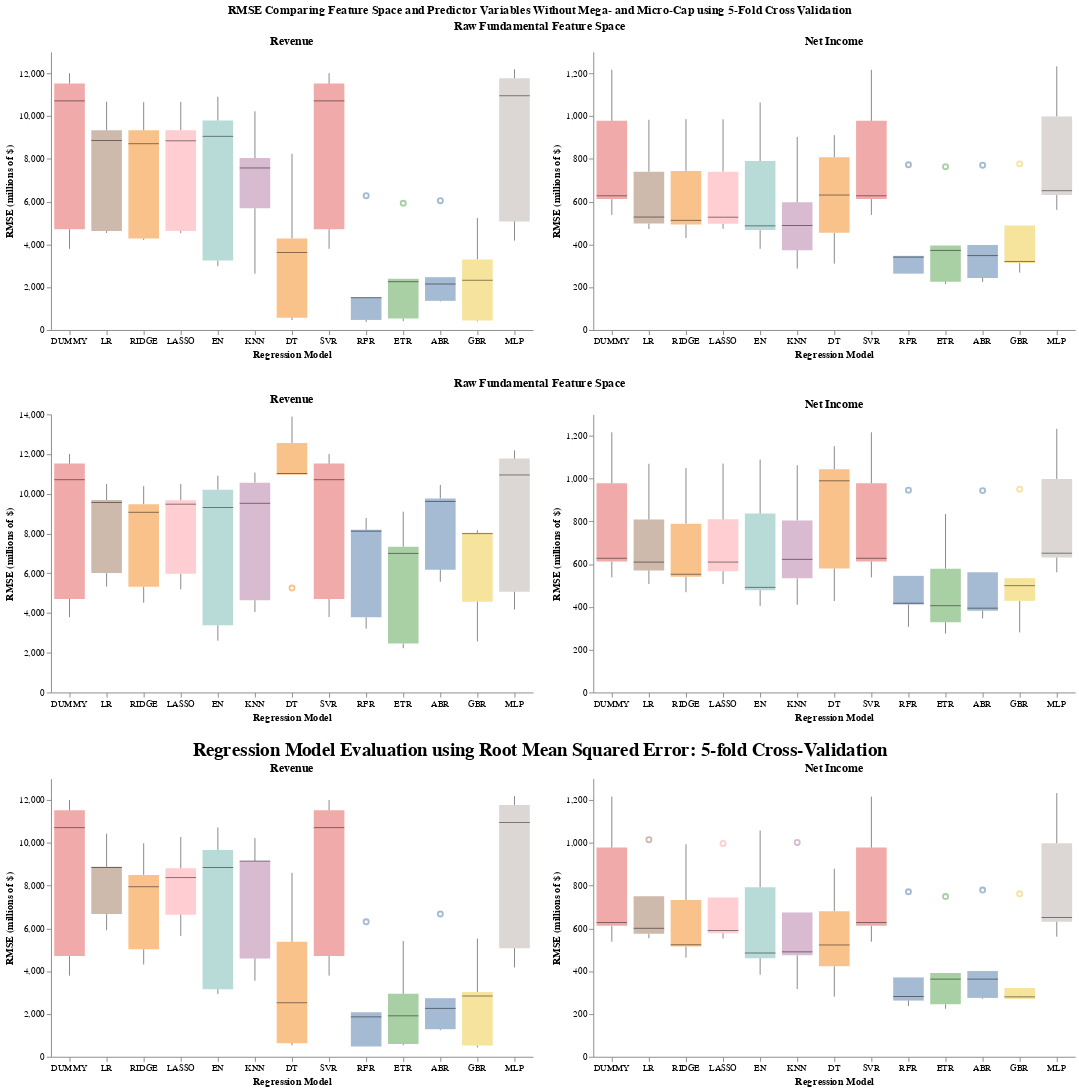

The notebook cell this image was saved under:
### Code cell
(full_chart & full_chart2 & full_chart3).configure_view(stroke=None).properties(
    title=alt.TitleParams('RMSE Comparing Feature Space and Predictor Variables Without Mega- and Micro-Cap using 5-Fold Cross Validation', anchor='middle'))

### Figure 1 — Vega-Lite specification as saved in the notebook (floating-point values rounded to 4 significant figures)
{"config": {"view": {"continuousWidth": 300, "continuousHeight": 300, "stroke": null}}, "vconcat": [{"hconcat": [{"data": {"name": "data-3e1e4878b1d128ac7ae00c568484fe6a"}, "mark": {"type": "boxplot", "median": {"color": "black", "strokeWidth": 3}, "opacity": 0.5, "size": 33}, "encoding": {"color": {"field": "model", "legend": null, "type": "nominal"}, "x": {"axis": {"grid": false, "labelAngle": 0}, "field": "model", "sort": ["DUMMY", "LR", "RIDGE", "LASSO", "EN", "KNN", "DT", "SVR", "RFR", "ETR", "ABR", "GBR", "MLP"], "title": "Regression Model", "type": "nominal"}, "y": {"axis": {"grid": false}, "field": "rmse", "title": "RMSE (millions of $)", "type": "quantitative"}}, "height": 300, "title": "Revenue", "width": 520}, {"data": {"name": "data-32b705864bf13af1b564297a31bd0d81"}, "mark": {"type": "boxplot", "median": {"color": "black", "strokeWidth": 3}, "opacity": 0.5, "size": 33}, "encoding": {"color": {"field": "model", "legend": null, "type": "nominal"}, "x": {"axis": {"grid": false, "labelAngle": 0}, "field": "model", "sort": ["DUMMY", "LR", "RIDGE", "LASSO", "EN", "KNN", "DT", "SVR", "RFR", "ETR", "ABR", "GBR", "MLP"], "title": "Regression Model", "type": "nominal"}, "y": {"axis": {"grid": false}, "field": "rmse", "title": "RMSE (millions of $)", "type": "quantitative"}}, "height": 300, "title": "Net Income", "width": 520}], "title": {"text": "Raw Fundamental Feature Space", "anchor": "middle"}}, {"hconcat": [{"data": {"name": "data-4ae3cece6da3436d38f5d94b379c0a46"}, "mark": {"type": "boxplot", "median": {"color": "black", "strokeWidth": 3}, "opacity": 0.5, "size": 33}, "encoding": {"color": {"field": "model", "legend": null, "type": "nominal"}, "x": {"axis": {"grid": false, "labelAngle": 0}, "field": "model", "sort": ["DUMMY", "LR", "RIDGE", "LASSO", "EN", "KNN", "DT", "SVR", "RFR", "ETR", "ABR", "GBR", "MLP"], "title": "Regression Model", "type": "nominal"}, "y": {"axis": {"grid": false}, "field": "rmse", "title": "RMSE (millions of $)", "type": "quantitative"}}, "height": 300, "title": "Revenue", "width": 520}, {"data": {"name": "data-ac718b67b5bbabf299ba0b711232af65"}, "mark": {"type": "boxplot", "median": {"color": "black", "strokeWidth": 3}, "opacity": 0.5, "size": 33}, "encoding": {"color": {"field": "model", "legend": null, "type": "nominal"}, "x": {"axis": {"grid": false, "labelAngle": 0}, "field": "model", "sort": ["DUMMY", "LR", "RIDGE", "LASSO", "EN", "KNN", "DT", "SVR", "RFR", "ETR", "ABR", "GBR", "MLP"], "title": "Regression Model", "type": "nominal"}, "y": {"axis": {"grid": false}, "field": "rmse", "title": "RMSE (millions of $)", "type": "quantitative"}}, "height": 300, "title": "Net Income", "width": 520}], "title": {"text": "Raw Fundamental Feature Space", "anchor": "middle"}}, {"hconcat": [{"data": {"name": "data-56d5e8bb58308f069b0d3b545d344dff"}, "mark": {"type": "boxplot", "median": {"color": "black", "strokeWidth": 3}, "opacity": 0.5, "size": 33}, "encoding": {"color": {"field": "model", "legend": null, "type": "nominal"}, "x": {"axis": {"grid": false, "labelAngle": 0}, "field": "model", "sort": ["DUMMY", "LR", "RIDGE", "LASSO", "EN", "KNN", "DT", "SVR", "RFR", "ETR", "ABR", "GBR", "MLP"], "title": "Regression Model", "type": "nominal"}, "y": {"axis": {"grid": false}, "field": "rmse", "title": "RMSE (millions of $)", "type": "quantitative"}}, "height": 300, "title": "Revenue", "width": 520}, {"data": {"name": "data-37b5cb9fa9ac54db452c58520bbfbebf"}, "mark": {"type": "boxplot", "median": {"color": "black", "strokeWidth": 3}, "opacity": 0.5, "size": 33}, "encoding": {"color": {"field": "model", "legend": null, "type": "nominal"}, "x": {"axis": {"grid": false, "labelAngle": 0}, "field": "model", "sort": ["DUMMY", "LR", "RIDGE", "LASSO", "EN", "KNN", "DT", "SVR", "RFR", "ETR", "ABR", "GBR", "MLP"], "title": "Regression Model", "type": "nominal"}, "y": {"axis": {"grid": false}, "field": "rmse", "title": "RMSE (millions of $)", "type": "quantitative"}}, "height": 300, "title": "Net Income", "width": 520}], "title": {"text": "Regression Model Evaluation using Root Mean Squared Error: 5-fold Cross-Validation", "anchor": "middle", "fontSize": 20}}], "title": {"text": "RMSE Comparing Feature Space and Predictor Variables Without Mega- and Micro-Cap using 5-Fold Cross Validation", "anchor": "middle"}, "$schema": "https://vega.github.io/schema/vega-lite/v5.20.1.json", "datasets": {"data-3e1e4878b1d128ac7ae00c568484fe6a": [{"model": "DUMMY", "rmse": 4708.0}, {"model": "DUMMY", "rmse": 12000.0}, {"model": "DUMMY", "rmse": 10710.0}, {"model": "DUMMY", "rmse": 11520.0}, {"model": "DUMMY", "rmse": 3794.0}, {"model": "LR", "rmse": 4630.0}, {"model": "LR", "rmse": 10670.0}, {"model": "LR", "rmse": 8857.0}, {"model": "LR", "rmse": 9341.0}, {"model": "LR", "rmse": 4535.0}, {"model": "RIDGE", "rmse": 4208.0}, {"model": "RIDGE", "rmse": 10650.0}, {"model": "RIDGE", "rmse": 8708.0}, {"model": "RIDGE", "rmse": 9342.0}, {"model": "RIDGE", "rmse": 4275.0}, {"model": "LASSO", "rmse": 4628.0}, {"model": "LASSO", "rmse": 10670.0}, {"model": "LASSO", "rmse": 8844.0}, {"model": "LASSO", "rmse": 9339.0}, {"model": "LASSO", "rmse": 4530.0}, {"model": "EN", "rmse": 3249.0}, {"model": "EN", "rmse": 10900.0}, {"model": "EN", "rmse": 9054.0}, {"model": "EN", "rmse": 9792.0}, {"model": "EN", "rmse": 2985.0}, {"model": "KNN", "rmse": 2629.0}, {"model": "KNN", "rmse": 10220.0}, {"model": "KNN", "rmse": 8040.0}, {"model": "KNN", "rmse": 7575.0}, {"model": "KNN", "rmse": 5691.0}, {"model": "DT", "rmse": 577.0}, {"model": "DT", "rmse": 3623.0}, {"model": "DT", "rmse": 4281.0}, {"model": "DT", "rmse": 8240.0}, {"model": "DT", "rmse": 465.5}, {"model": "SVR", "rmse": 4708.0}, {"model": "SVR", "rmse": 12000.0}, {"model": "SVR", "rmse": 10710.0}, {"model": "SVR", "rmse": 11520.0}, {"model": "SVR", "rmse": 3794.0}, {"model": "RFR", "rmse": 470.8}, {"model": "RFR", "rmse": 6277.0}, {"model": "RFR", "rmse": 1532.0}, {"model": "RFR", "rmse": 1509.0}, {"model": "RFR", "rmse": 371.5}, {"model": "ETR", "rmse": 537.3}, {"model": "ETR", "rmse": 5925.0}, {"model": "ETR", "rmse": 2258.0}, {"model": "ETR", "rmse": 2392.0}, {"model": "ETR", "rmse": 416.5}, {"model": "ABR", "rmse": 1363.0}, {"model": "ABR", "rmse": 6043.0}, {"model": "ABR", "rmse": 2150.0}, {"model": "ABR", "rmse": 2470.0}, {"model": "ABR", "rmse": 1336.0}, {"model": "GBR", "rmse": 446.8}, {"model": "GBR", "rmse": 5236.0}, {"model": "GBR", "rmse": 2326.0}, {"model": "GBR", "rmse": 3301.0}, {"model": "GBR", "rmse": 402.1}, {"model": "MLP", "rmse": 5076.0}, {"model": "MLP", "rmse": 12190.0}, {"model": "MLP", "rmse": 10950.0}, {"model": "MLP", "rmse": 11770.0}, {"model": "MLP", "rmse": 4177.0}], "data-32b705864bf13af1b564297a31bd0d81": [{"model": "DUMMY", "rmse": 538.0}, {"model": "DUMMY", "rmse": 612.1}, {"model": "DUMMY", "rmse": 1216.0}, {"model": "DUMMY", "rmse": 977.9}, {"model": "DUMMY", "rmse": 627.4}, {"model": "LR", "rmse": 472.3}, {"model": "LR", "rmse": 497.6}, {"model": "LR", "rmse": 982.8}, {"model": "LR", "rmse": 740.4}, {"model": "LR", "rmse": 528.1}, {"model": "RIDGE", "rmse": 430.0}, {"model": "RIDGE", "rmse": 493.3}, {"model": "RIDGE", "rmse": 985.7}, {"model": "RIDGE", "rmse": 743.4}, {"model": "RIDGE", "rmse": 512.7}, {"model": "LASSO", "rmse": 472.9}, {"model": "LASSO", "rmse": 496.9}, {"model": "LASSO", "rmse": 985.0}, {"model": "LASSO", "rmse": 740.3}, {"model": "LASSO", "rmse": 527.5}, {"model": "EN", "rmse": 379.6}, {"model": "EN", "rmse": 486.9}, {"model": "EN", "rmse": 1064.0}, {"model": "EN", "rmse": 789.6}, {"model": "EN", "rmse": 467.0}, {"model": "KNN", "rmse": 287.0}, {"model": "KNN", "rmse": 373.4}, {"model": "KNN", "rmse": 902.6}, {"model": "KNN", "rmse": 597.2}, {"model": "KNN", "rmse": 488.5}, {"model": "DT", "rmse": 310.2}, {"model": "DT", "rmse": 807.6}, {"model": "DT", "rmse": 911.0}, {"model": "DT", "rmse": 454.1}, {"model": "DT", "rmse": 630.9}, {"model": "SVR", "rmse": 538.0}, {"model": "SVR", "rmse": 612.1}, {"model": "SVR", "rmse": 1216.0}, {"model": "SVR", "rmse": 977.9}, {"model": "SVR", "rmse": 627.4}, {"model": "RFR", "rmse": 263.5}, {"model": "RFR", "rmse": 262.8}, {"model": "RFR", "rmse": 772.6}, {"model": "RFR", "rmse": 346.7}, {"model": "RFR", "rmse": 340.9}, {"model": "ETR", "rmse": 225.8}, {"model": "ETR", "rmse": 214.8}, {"model": "ETR", "rmse": 763.6}, {"model": "ETR", "rmse": 394.9}, {"model": "ETR", "rmse": 372.3}, {"model": "ABR", "rmse": 224.9}, {"model": "ABR", "rmse": 243.6}, {"model": "ABR", "rmse": 770.6}, {"model": "ABR", "rmse": 397.4}, {"model": "ABR", "rmse": 347.8}, {"model": "GBR", "rmse": 268.5}, {"model": "GBR", "rmse": 313.3}, {"model": "GBR", "rmse": 776.7}, {"model": "GBR", "rmse": 320.6}, {"model": "GBR", "rmse": 488.2}, {"model": "MLP", "rmse": 561.6}, {"model": "MLP", "rmse": 631.2}, {"model": "MLP", "rmse": 1232.0}, {"model": "MLP", "rmse": 998.4}, {"model": "MLP", "rmse": 651.1}], "data-4ae3cece6da3436d38f5d94b379c0a46": [{"model": "DUMMY", "rmse": 4708.0}, {"model": "DUMMY", "rmse": 12000.0}, {"model": "DUMMY", "rmse": 10710.0}, {"model": "DUMMY", "rmse": 11520.0}, {"model": "DUMMY", "rmse": 3794.0}, {"model": "LR", "rmse": 6010.0}, {"model": "LR", "rmse": 10500.0}, {"model": "LR", "rmse": 9565.0}, {"model": "LR", "rmse": 9690.0}, {"model": "LR", "rmse": 5327.0}, {"model": "RIDGE", "rmse": 5316.0}, {"model": "RIDGE", "rmse": 10390.0}, {"model": "RIDGE", "rmse": 9071.0}, {"model": "RIDGE", "rmse": 9479.0}, {"model": "RIDGE", "rmse": 4518.0}, {"model": "LASSO", "rmse": 5972.0}, {"model": "LASSO", "rmse": 10490.0}, {"model": "LASSO", "rmse": 9479.0}, {"model": "LASSO", "rmse": 9674.0}, {"model": "LASSO", "rmse": 5193.0}, {"model": "EN", "rmse": 3388.0}, {"model": "EN", "rmse": 10910.0}, {"model": "EN", "rmse": 9308.0}, {"model": "EN", "rmse": 10210.0}, {"model": "EN", "rmse": 2609.0}, {"model": "KNN", "rmse": 4644.0}, {"model": "KNN", "rmse": 11070.0}, {"model": "KNN", "rmse": 9524.0}, {"model": "KNN", "rmse": 10560.0}, {"model": "KNN", "rmse": 4052.0}, {"model": "DT", "rmse": 12560.0}, {"model": "DT", "rmse": 11020.0}, {"model": "DT", "rmse": 13890.0}, {"model": "DT", "rmse": 10960.0}, {"model": "DT", "rmse": 5259.0}, {"model": "SVR", "rmse": 4708.0}, {"model": "SVR", "rmse": 12000.0}, {"model": "SVR", "rmse": 10710.0}, {"model": "SVR", "rmse": 11520.0}, {"model": "SVR", "rmse": 3794.0}, {"model": "RFR", "rmse": 3787.0}, {"model": "RFR", "rmse": 8784.0}, {"model": "RFR", "rmse": 8121.0}, {"model": "RFR", "rmse": 8189.0}, {"model": "RFR", "rmse": 3210.0}, {"model": "ETR", "rmse": 2459.0}, {"model": "ETR", "rmse": 9102.0}, {"model": "ETR", "rmse": 7003.0}, {"model": "ETR", "rmse": 7338.0}, {"model": "ETR", "rmse": 2228.0}, {"model": "ABR", "rmse": 6184.0}, {"model": "ABR", "rmse": 10450.0}, {"model": "ABR", "rmse": 9767.0}, {"model": "ABR", "rmse": 9619.0}, {"model": "ABR", "rmse": 5571.0}, {"model": "GBR", "rmse": 4569.0}, {"model": "GBR", "rmse": 8169.0}, {"model": "GBR", "rmse": 8038.0}, {"model": "GBR", "rmse": 7996.0}, {"model": "GBR", "rmse": 2575.0}, {"model": "MLP", "rmse": 5076.0}, {"model": "MLP", "rmse": 12190.0}, {"model": "MLP", "rmse": 10950.0}, {"model": "MLP", "rmse": 11770.0}, {"model": "MLP", "rmse": 4177.0}], "data-ac718b67b5bbabf299ba0b711232af65": [{"model": "DUMMY", "rmse": 538.0}, {"model": "DUMMY", "rmse": 612.1}, {"model": "DUMMY", "rmse": 1216.0}, {"model": "DUMMY", "rmse": 977.9}, {"model": "DUMMY", "rmse": 627.4}, {"model": "LR", "rmse": 507.5}, {"model": "LR", "rmse": 570.2}, {"model": "LR", "rmse": 1069.0}, {"model": "LR", "rmse": 808.5}, {"model": "LR", "rmse": 609.5}, {"model": "RIDGE", "rmse": 468.5}, {"model": "RIDGE", "rmse": 541.1}, {"model": "RIDGE", "rmse": 1049.0}, {"model": "RIDGE", "rmse": 789.2}, {"model": "RIDGE", "rmse": 552.8}, {"model": "LASSO", "rmse": 506.5}, {"model": "LASSO", "rmse": 567.1}, {"model": "LASSO", "rmse": 1070.0}, {"model": "LASSO", "rmse": 809.2}, {"model": "LASSO", "rmse": 609.5}, {"model": "EN", "rmse": 404.6}, {"model": "EN", "rmse": 491.4}, {"model": "EN", "rmse": 1089.0}, {"model": "EN", "rmse": 836.5}, {"model": "EN", "rmse": 477.9}, {"model": "KNN", "rmse": 409.8}, {"model": "KNN", "rmse": 622.4}, {"model": "KNN", "rmse": 1062.0}, {"model": "KNN", "rmse": 804.2}, {"model": "KNN", "rmse": 533.4}, {"model": "DT", "rmse": 427.5}, {"model": "DT", "rmse": 579.0}, {"model": "DT", "rmse": 1151.0}, {"model": "DT", "rmse": 989.4}, {"model": "DT", "rmse": 1043.0}, {"model": "SVR", "rmse": 538.0}, {"model": "SVR", "rmse": 612.1}, {"model": "SVR", "rmse": 1216.0}, {"model": "SVR", "rmse": 977.9}, {"model": "SVR", "rmse": 627.4}, {"model": "RFR", "rmse": 306.8}, {"model": "RFR", "rmse": 417.3}, {"model": "RFR", "rmse": 945.8}, {"model": "RFR", "rmse": 545.0}, {"model": "RFR", "rmse": 411.2}, {"model": "ETR", "rmse": 275.2}, {"model": "ETR", "rmse": 328.3}, {"model": "ETR", "rmse": 834.5}, {"model": "ETR", "rmse": 578.7}, {"model": "ETR", "rmse": 405.6}, {"model": "ABR", "rmse": 345.8}, {"model": "ABR", "rmse": 394.1}, {"model": "ABR", "rmse": 943.6}, {"model": "ABR", "rmse": 562.3}, {"model": "ABR", "rmse": 381.8}, {"model": "GBR", "rmse": 280.9}, {"model": "GBR", "rmse": 428.3}, {"model": "GBR", "rmse": 950.1}, {"model": "GBR", "rmse": 499.2}, {"model": "GBR", "rmse": 534.5}, {"model": "MLP", "rmse": 561.6}, {"model": "MLP", "rmse": 631.2}, {"model": "MLP", "rmse": 1232.0}, {"model": "MLP", "rmse": 998.4}, {"model": "MLP", "rmse": 651.1}], "data-56d5e8bb58308f069b0d3b545d344dff": [{"model": "DUMMY", "rmse": 4708.0}, {"model": "DUMMY", "rmse": 12000.0}, {"model": "DUMMY", "rmse": 10710.0}, {"model": "DUMMY", "rmse": 11520.0}, {"model": "DUMMY", "rmse": 3794.0}, {"model": "LR", "rmse": 6674.0}, {"model": "LR", "rmse": 10430.0}, {"model": "LR", "rmse": 8880.0}, {"model": "LR", "rmse": 8849.0}, {"model": "LR", "rmse": 5918.0}, {"model": "RIDGE", "rmse": 5028.0}, {"model": "RIDGE", "rmse": 9978.0}, {"model": "RIDGE", "rmse": 7948.0}, {"model": "RIDGE", "rmse": 8501.0}, {"model": "RIDGE", "rmse": 4317.0}, {"model": "LASSO", "rmse": 6640.0}, {"model": "LASSO", "rmse": 10270.0}, {"model": "LASSO", "rmse": 8376.0}, {"model": "LASSO", "rmse": 8814.0}, {"model": "LASSO", "rmse": 5650.0}, {"model": "EN", "rmse": 3159.0}, {"model": "EN", "rmse": 10720.0}, {"model": "EN", "rmse": 8848.0}, {"model": "EN", "rmse": 9667.0}, {"model": "EN", "rmse": 2936.0}, {"model": "KNN", "rmse": 3556.0}, {"model": "KNN", "rmse": 10230.0}, {"model": "KNN", "rmse": 9150.0}, {"model": "KNN", "rmse": 9155.0}, {"model": "KNN", "rmse": 4597.0}, {"model": "DT", "rmse": 637.8}, {"model": "DT", "rmse": 5381.0}, {"model": "DT", "rmse": 8601.0}, {"model": "DT", "rmse": 2525.0}, {"model": "DT", "rmse": 533.7}, {"model": "SVR", "rmse": 4708.0}, {"model": "SVR", "rmse": 12000.0}, {"model": "SVR", "rmse": 10710.0}, {"model": "SVR", "rmse": 11520.0}, {"model": "SVR", "rmse": 3794.0}, {"model": "RFR", "rmse": 475.1}, {"model": "RFR", "rmse": 6309.0}, {"model": "RFR", "rmse": 2085.0}, {"model": "RFR", "rmse": 1865.0}, {"model": "RFR", "rmse": 474.5}, {"model": "ETR", "rmse": 600.6}, {"model": "ETR", "rmse": 5410.0}, {"model": "ETR", "rmse": 2945.0}, {"model": "ETR", "rmse": 1914.0}, {"model": "ETR", "rmse": 542.3}, {"model": "ABR", "rmse": 1244.0}, {"model": "ABR", "rmse": 6675.0}, {"model": "ABR", "rmse": 2263.0}, {"model": "ABR", "rmse": 2739.0}, {"model": "ABR", "rmse": 1289.0}, {"model": "GBR", "rmse": 436.6}, {"model": "GBR", "rmse": 5526.0}, {"model": "GBR", "rmse": 3034.0}, {"model": "GBR", "rmse": 2841.0}, {"model": "GBR", "rmse": 527.0}, {"model": "MLP", "rmse": 5076.0}, {"model": "MLP", "rmse": 12190.0}, {"model": "MLP", "rmse": 10950.0}, {"model": "MLP", "rmse": 11770.0}, {"model": "MLP", "rmse": 4177.0}], "data-37b5cb9fa9ac54db452c58520bbfbebf": [{"model": "DUMMY", "rmse": 538.0}, {"model": "DUMMY", "rmse": 612.1}, {"model": "DUMMY", "rmse": 1216.0}, {"model": "DUMMY", "rmse": 977.9}, {"model": "DUMMY", "rmse": 627.4}, {"model": "LR", "rmse": 554.4}, {"model": "LR", "rmse": 574.6}, {"model": "LR", "rmse": 1015.0}, {"model": "LR", "rmse": 750.0}, {"model": "LR", "rmse": 600.6}, {"model": "RIDGE", "rmse": 463.6}, {"model": "RIDGE", "rmse": 515.3}, {"model": "RIDGE", "rmse": 993.2}, {"model": "RIDGE", "rmse": 733.3}, {"model": "RIDGE", "rmse": 523.6}, {"model": "LASSO", "rmse": 552.9}, {"model": "LASSO", "rmse": 577.4}, {"model": "LASSO", "rmse": 997.4}, {"model": "LASSO", "rmse": 744.3}, {"model": "LASSO", "rmse": 590.3}, {"model": "EN", "rmse": 383.4}, {"model": "EN", "rmse": 485.1}, {"model": "EN", "rmse": 1058.0}, {"model": "EN", "rmse": 792.2}, {"model": "EN", "rmse": 460.8}, {"model": "KNN", "rmse": 316.3}, {"model": "KNN", "rmse": 474.4}, {"model": "KNN", "rmse": 1002.0}, {"model": "KNN", "rmse": 674.7}, {"model": "KNN", "rmse": 490.5}, {"model": "DT", "rmse": 680.4}, {"model": "DT", "rmse": 280.9}, {"model": "DT", "rmse": 879.2}, {"model": "DT", "rmse": 522.7}, {"model": "DT", "rmse": 422.7}, {"model": "SVR", "rmse": 538.0}, {"model": "SVR", "rmse": 612.1}, {"model": "SVR", "rmse": 1216.0}, {"model": "SVR", "rmse": 977.9}, {"model": "SVR", "rmse": 627.4}, {"model": "RFR", "rmse": 282.0}, {"model": "RFR", "rmse": 238.2}, {"model": "RFR", "rmse": 771.5}, {"model": "RFR", "rmse": 371.0}, {"model": "RFR", "rmse": 262.8}, {"model": "ETR", "rmse": 224.2}, {"model": "ETR", "rmse": 245.1}, {"model": "ETR", "rmse": 748.9}, {"model": "ETR", "rmse": 391.6}, {"model": "ETR", "rmse": 363.1}, {"model": "ABR", "rmse": 275.1}, {"model": "ABR", "rmse": 271.2}, {"model": "ABR", "rmse": 779.4}, {"model": "ABR", "rmse": 400.7}, {"model": "ABR", "rmse": 363.1}, {"model": "GBR", "rmse": 280.2}, {"model": "GBR", "rmse": 269.8}, {"model": "GBR", "rmse": 761.7}, {"model": "GBR", "rmse": 321.7}, {"model": "GBR", "rmse": 270.4}, {"model": "MLP", "rmse": 561.6}, {"model": "MLP", "rmse": 631.2}, {"model": "MLP", "rmse": 1232.0}, {"model": "MLP", "rmse": 998.4}, {"model": "MLP", "rmse": 651.1}]}}
